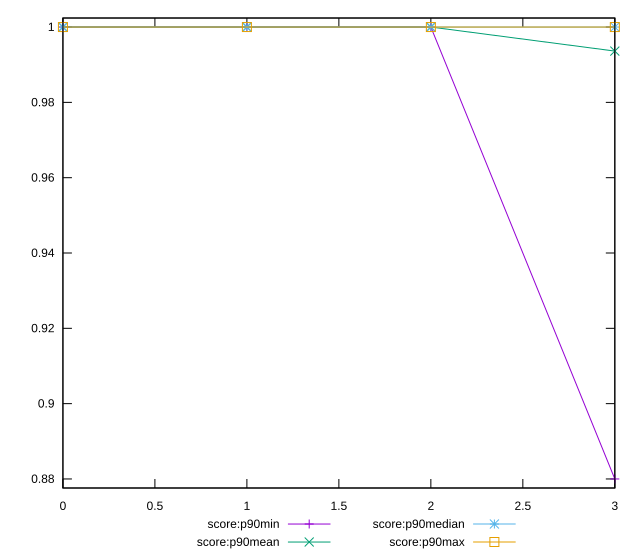

This figure's gnuplot source:
reset

$scoreP90Min <<EOF
0 1
1 1
2 1
3 0.88
EOF

$scoreP90Mean <<EOF
0 1
1 1
2 1
3 0.9936170212765958
EOF

$scoreP90Median <<EOF
0 1
1 1
2 1
3 1
EOF

$scoreP90Max <<EOF
0 1
1 1
2 1
3 1
EOF

set key outside below
set xrange [0:3]
set yrange [0.8776:1.0024]
set trange [0.8776:1.0024]
set terminal svg size 640, 560 enhanced background rgb 'white'
set output "reports/report_00031_2021-02-24T23-18-18.084Z/legacy-javascript/progression/score.svg"

plot $scoreP90Min title "score:p90min" with linespoints, \
     $scoreP90Mean title "score:p90mean" with linespoints, \
     $scoreP90Median title "score:p90median" with linespoints, \
     $scoreP90Max title "score:p90max" with linespoints

reset
